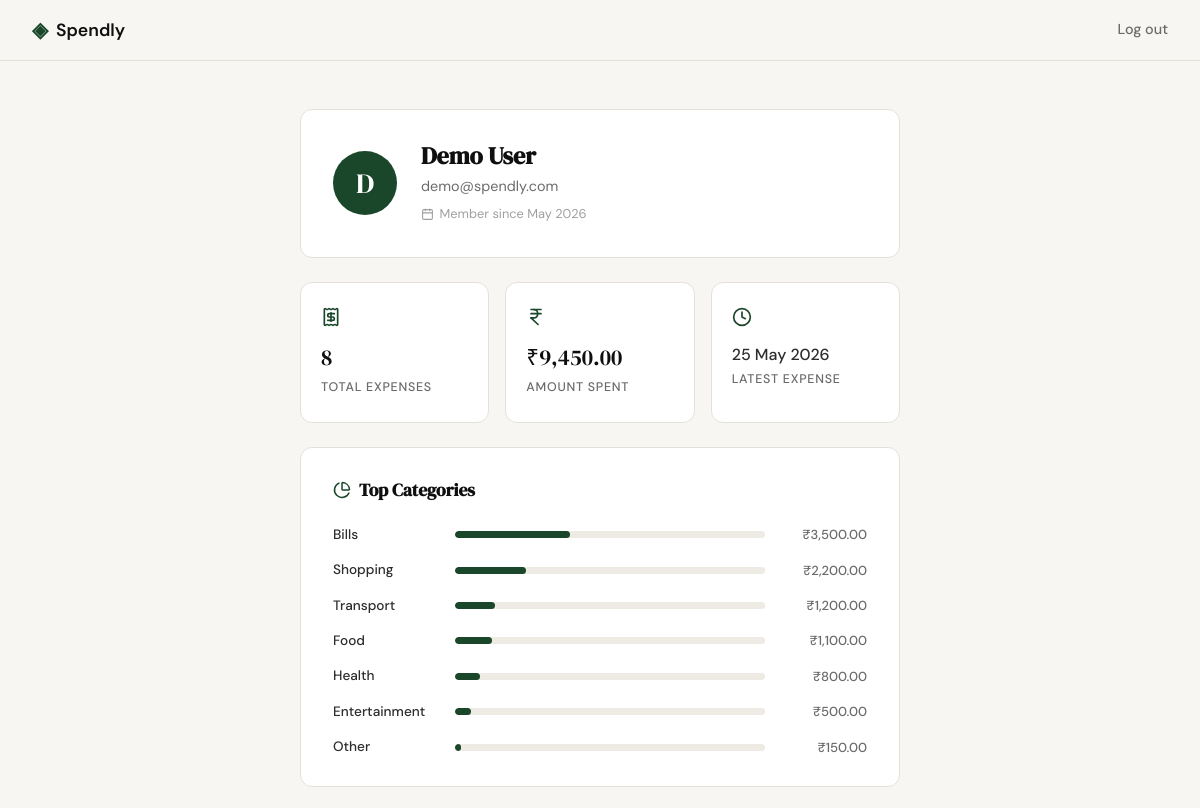
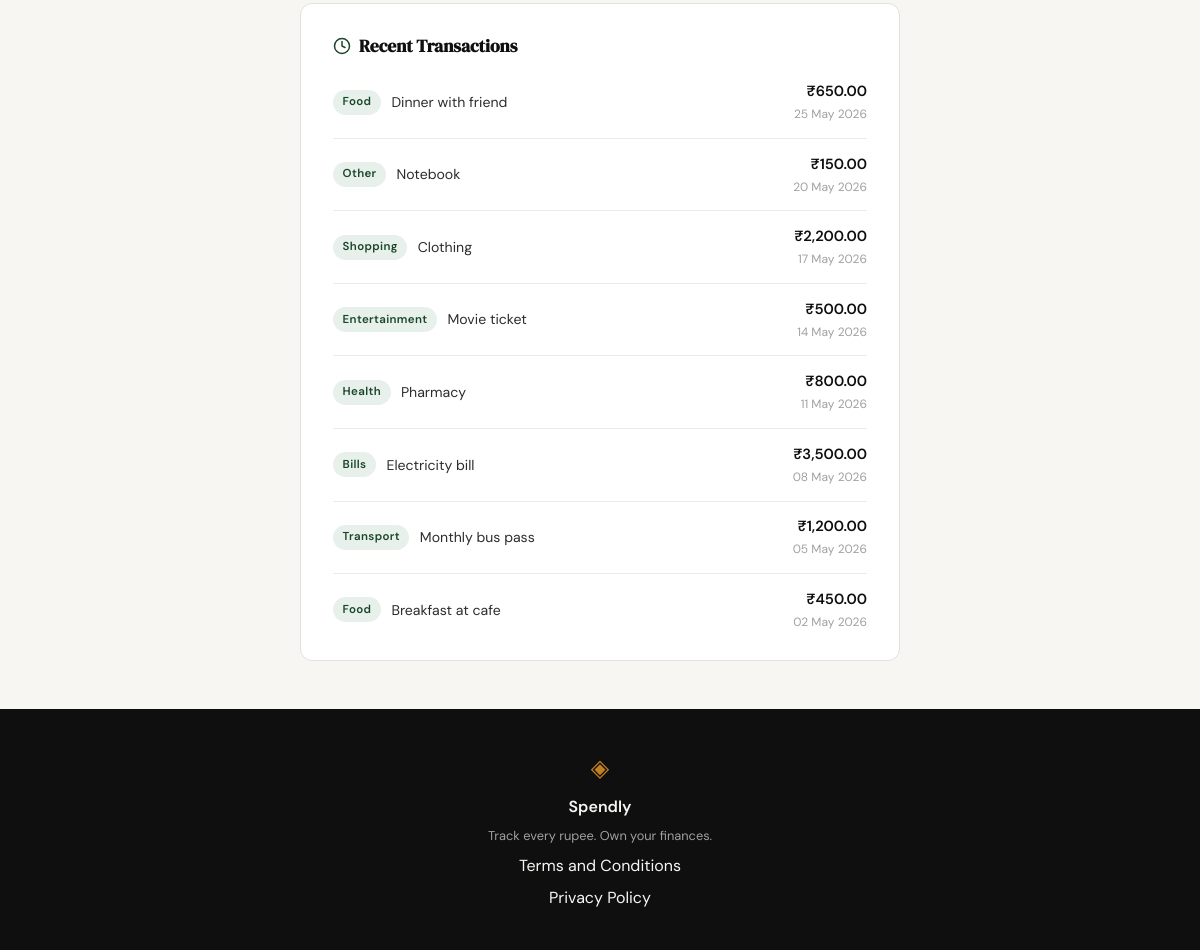
Screenshot of /profile (signed in) with the database file from the repository (2 pictures, top to bottom).
### tables this page shows
CREATE TABLE users (
                id            INTEGER PRIMARY KEY AUTOINCREMENT,
                name          TEXT    NOT NULL,
                email         TEXT    UNIQUE NOT NULL,
                password_hash TEXT    NOT NULL,
                created_at    TEXT    DEFAULT (datetime('now'))
            );

CREATE TABLE expenses (
                id          INTEGER PRIMARY KEY AUTOINCREMENT,
                user_id     INTEGER NOT NULL REFERENCES users(id),
                amount      REAL    NOT NULL,
                category    TEXT    NOT NULL,
                date        TEXT    NOT NULL,
                description TEXT,
                created_at  TEXT    DEFAULT (datetime('now'))
            );

### app.py (the view)
@app.route("/profile")
def profile():
    if not session.get("user_id"):
        return redirect(url_for("login"))
    uid = session["user_id"]
    user = get_user_by_id(uid)
    if user is None:
        session.clear()
        return redirect(url_for("login"))
    stats = get_summary_stats(uid)
    transactions = get_recent_transactions(uid, limit=10)
    breakdown = get_category_breakdown(uid)
    recent_expenses = [
        {**tx, "amount": f"₹{tx['amount']:,.2f}"}
        for tx in transactions
    ]
    top_categories = [
        {"category": c["name"], "amount": f"₹{c['amount']:,.2f}", "pct": c["pct"]}
        for c in breakdown
    ]
    return render_template(
        "profile.html",
        user=user,
        member_since=user["member_since"],
        expense_count=stats["transaction_count"],
        total_amount=f"₹{stats['total_spent']:,.2f}",
        latest_date=stats["latest_date"],
        top_categories=top_categories,
        recent_expenses=recent_expenses,
    )

### database/db.py (called while the page is built)
def get_db():
    conn = sqlite3.connect(DB_PATH)
    conn.row_factory = sqlite3.Row
    conn.execute("PRAGMA foreign_keys = ON")
    return conn

### database/queries.py (called while the page is built)
def get_user_by_id(user_id):
    conn = get_db()
    try:
        row = conn.execute(
            "SELECT id, name, email, created_at FROM users WHERE id = ?",
            (user_id,)
        ).fetchone()
        if row is None:
            return None
        return {
            "name": row["name"],
            "email": row["email"],
            "member_since": datetime.strptime(
                row["created_at"], "%Y-%m-%d %H:%M:%S"
            ).strftime("%B %Y"),
        }
    finally:
        conn.close()

def get_recent_transactions(user_id, limit=10):
    conn = get_db()
    try:
        rows = conn.execute(
            "SELECT amount, category, date, description "
            "FROM expenses WHERE user_id = ? "
            "ORDER BY date DESC, id DESC LIMIT ?",
            (user_id, limit)
        ).fetchall()
        return [
            {
                "date": datetime.strptime(row["date"], "%Y-%m-%d").strftime("%d %b %Y"),
                "description": row["description"] or row["category"],
                "category": row["category"],
                "amount": float(row["amount"]),
            }
            for row in rows
        ]
    finally:
        conn.close()

### templates/profile.html (shortened to what this page needs)
{% extends "base.html" %}
{% block head %}
<link rel="stylesheet" href="{{ url_for('static', filename='css/profile.css') }}">
{% endblock %}
{% block content %}
<section class="profile-section">
    <div class="profile-container">
        <div class="profile-card">
            <div class="profile-avatar">{{ user['name'][0].upper() }}</div>
            <div class="profile-identity">
                <h1 class="profile-name">{{ user['name'] }}</h1>
                <p class="profile-email">{{ user['email'] }}</p>
                <p class="profile-since">
                    <i data-lucide="calendar" class="profile-since-icon"></i>
                    Member since {{ member_since }}
                </p>
            </div>
        </div>
        <div class="profile-stats">
            <div class="stat-tile">
                <div class="stat-tile-icon"><i data-lucide="receipt"></i></div>
                <p class="stat-tile-value">{{ expense_count }}</p>
                <p class="stat-tile-label">Total expenses</p>
            </div>
            <div class="stat-tile">
                <div class="stat-tile-icon"><i data-lucide="indian-rupee"></i></div>
                <p class="stat-tile-value">{{ total_amount }}</p>
                <p class="stat-tile-label">Amount spent</p>
            </div>
            <div class="stat-tile">
                <div class="stat-tile-icon"><i data-lucide="clock"></i></div>
                <p class="stat-tile-value stat-tile-value--date">{{ latest_date }}</p>
                <p class="stat-tile-label">Latest expense</p>
            </div>
        </div>
        <div class="profile-panel">
            <h2 class="panel-title">
                <i data-lucide="pie-chart"></i>
                Top Categories
            </h2>
            {% if top_categories %}
                <div class="cat-list">
                    {% for cat in top_categories %}
                    <div class="cat-row">
                        <span class="cat-label">{{ cat.category }}</span>
                        <div class="cat-bar-track">
                            <div class="cat-bar" style="width: {{ cat.pct }}%"></div>
                        </div>
                        <span class="cat-amount">{{ cat.amount }}</span>
                    </div>
                    {% endfor %}
                </div>
            {% else %}
                <p class="panel-empty">No expenses recorded yet.</p>
            {% endif %}
        </div>
        <div class="profile-panel">
            <h2 class="panel-title">
                <i data-lucide="clock"></i>
                Recent Transactions
            </h2>
            {% if recent_expenses %}
                <ul class="tx-list">
                    {% for tx in recent_expenses %}
                    <li class="tx-row">
                        <div class="tx-left">
                            <span class="tx-badge">{{ tx.category }}</span>
                            <span class="tx-desc">{{ tx.description }}</span>
                        </div>
                        <div class="tx-right">
                            <span class="tx-amount">{{ tx.amount }}</span>
                            <span class="tx-date">{{ tx.date }}</span>
                        </div>
                    </li>
                    {% endfor %}
                </ul>
            {% else %}
                <p class="panel-empty">No transactions yet.</p>
            {% endif %}
        </div>
    </div>
</section>
{% endblock %}

### static/css/style.css (style rules this page uses)
:root { --ink: #0f0f0f; --ink-soft: #2d2d2d; --ink-muted: #6b6b6b; --ink-faint: #a0a0a0; --paper: #f7f6f3; --paper-warm: #f0ede6; --paper-card: #ffffff; --accent: #1a472a; --accent-light: #e8f0eb; --accent-2: #c17f24; --accent-2-light: #fdf3e3; --danger: #c0392b; --danger-light: #fdecea; --border: #e4e1da; --border-soft: #eeebe4; --font-display: 'DM Serif Display', Georgia, serif; --font-body: 'DM Sans', system-ui, sans-serif; --max-width: 1200px; --auth-width: 440px; --radius-sm: 6px; --radius-md: 12px; --radius-lg: 20px; }
*, *::before, *::after { box-sizing: border-box; margin: 0; padding: 0; }
html { font-size: 16px; scroll-behavior: smooth; }
body { background: var(--paper); color: var(--ink); font-family: var(--font-body); font-size: 1rem; line-height: 1.6; -webkit-font-smoothing: antialiased; }

### rows the page displays
users: name "D", name "Demo User", email "demo@spendly.com"
expenses: date "25 May 2026", category "Food", description "Dinner with friend", amount "₹650.00"
expenses: category "Other", description "Notebook", amount "₹150.00", date "20 May 2026"
expenses: category "Shopping", description "Clothing", amount "₹2,200.00", date "17 May 2026"
expenses: category "Entertainment", description "Movie ticket", amount "₹500.00", date "14 May 2026"
expenses: category "Health", description "Pharmacy", amount "₹800.00", date "11 May 2026"
expenses: category "Bills", description "Electricity bill", amount "₹3,500.00", date "08 May 2026"
expenses: category "Transport", description "Monthly bus pass", amount "₹1,200.00", date "05 May 2026"
expenses: category "Food", description "Breakfast at cafe", amount "₹450.00", date "02 May 2026"

### other values shown
{{ member_since }} "May 2026"
{{ expense_count }} "8"
{{ total_amount }} "₹9,450.00"
{{ cat.category }} "Bills" "Shopping" "Transport" "Food" "Health" "Entertainment" "Other"
{{ cat.amount }} "₹3,500.00" "₹2,200.00" "₹1,200.00" "₹1,100.00" "₹800.00" "₹500.00" "₹150.00"
